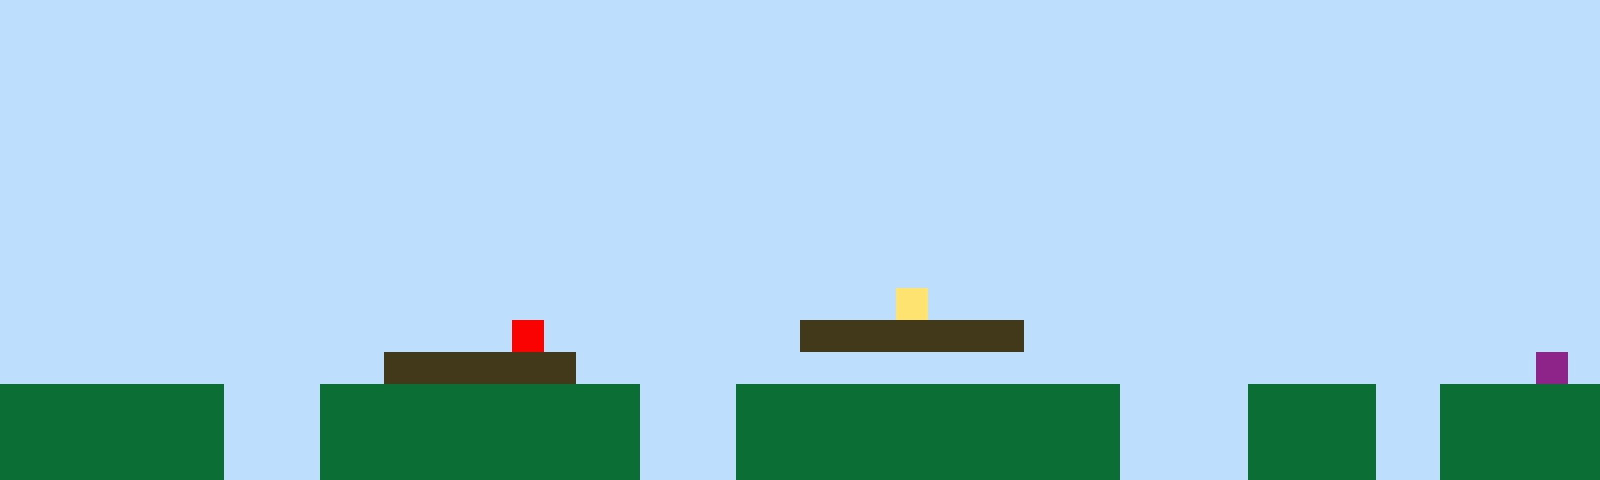

A 2D game scene composited from a Tiled map and its tileset images. What follows is a short description and the map's XML, with every tile layer's data as written:
An orthogonal 50x15 tile map with 32x32 px tiles, 1 tile layer (Tile Layer 1).

<map version="1.10" tiledversion="1.11.2" orientation="orthogonal" renderorder="right-up" width="50" height="15" tilewidth="32" tileheight="32" infinite="0" nextlayerid="2" nextobjectid="1"><editorsettings><export target="map1.csv" format="csv" /></editorsettings><tileset firstgid="1" name="sprites" tilewidth="32" tileheight="32" tilecount="6" columns="3"><image source="sprites.png" width="96" height="64" /></tileset><layer id="1" name="Tile Layer 1" width="50" height="15"><data encoding="csv">1,1,1,1,1,1,1,1,1,1,1,1,1,1,1,1,1,1,1,1,1,1,1,1,1,1,1,1,1,1,1,1,1,1,1,1,1,1,1,1,1,1,1,1,1,1,1,1,1,1,1,1,1,1,1,1,1,1,1,1,1,1,1,1,1,1,1,1,1,1,1,1,1,1,1,1,1,1,1,1,1,1,1,1,1,1,1,1,1,1,1,1,1,1,1,1,1,1,1,1,1,1,1,1,1,1,1,1,1,1,1,1,1,1,1,1,1,1,1,1,1,1,1,1,1,1,1,1,1,1,1,1,1,1,1,1,1,1,1,1,1,1,1,1,1,1,1,1,1,1,1,1,1,1,1,1,1,1,1,1,1,1,1,1,1,1,1,1,1,1,1,1,1,1,1,1,1,1,1,1,1,1,1,1,1,1,1,1,1,1,1,1,1,1,1,1,1,1,1,1,1,1,1,1,1,1,1,1,1,1,1,1,1,1,1,1,1,1,1,1,1,1,1,1,1,1,1,1,1,1,1,1,1,1,1,1,1,1,1,1,1,1,1,1,1,1,1,1,1,1,1,1,1,1,1,1,1,1,1,1,1,1,1,1,1,1,1,1,1,1,1,1,1,1,1,1,1,1,1,1,1,1,1,1,1,1,1,1,1,1,1,1,1,1,1,1,1,1,1,1,1,1,1,1,1,1,1,1,1,1,1,1,1,1,1,1,1,1,1,1,1,1,1,1,1,1,1,1,1,1,1,1,1,1,1,1,1,1,1,1,1,1,1,1,1,1,1,1,1,1,1,1,1,1,1,1,1,1,1,1,1,1,1,1,1,1,1,1,1,1,1,1,1,1,1,1,1,1,1,1,1,1,1,1,1,1,1,1,1,1,1,1,1,1,1,1,1,1,1,1,1,1,1,1,1,1,1,1,1,1,1,1,1,1,1,1,1,1,1,1,1,1,1,1,1,1,1,1,1,1,1,1,1,1,1,1,1,1,1,1,1,1,1,1,1,1,1,1,1,1,1,1,1,1,1,1,1,1,1,1,1,1,1,1,1,1,1,1,1,1,1,1,1,1,1,1,1,1,4,1,1,1,1,1,1,1,1,1,1,1,1,1,1,1,1,1,1,1,1,1,1,1,1,1,1,1,1,1,1,1,1,1,1,1,1,1,5,1,1,1,1,1,1,1,1,3,3,3,3,3,3,3,1,1,1,1,1,1,1,1,1,1,1,1,1,1,1,1,1,1,1,1,1,1,1,1,1,1,1,1,1,1,3,3,3,3,3,3,1,1,1,1,1,1,1,1,1,1,1,1,1,1,1,1,1,1,1,1,1,1,1,1,1,1,1,1,1,1,6,1,2,2,2,2,2,2,2,1,1,1,2,2,2,2,2,2,2,2,2,2,1,1,1,2,2,2,2,2,2,2,2,2,2,2,2,1,1,1,1,2,2,2,2,1,1,2,2,2,2,2,2,2,2,2,2,2,2,1,1,1,2,2,2,2,2,2,2,2,2,2,1,1,1,2,2,2,2,2,2,2,2,2,2,2,2,1,1,1,1,2,2,2,2,1,1,2,2,2,2,2,2,2,2,2,2,2,2,1,1,1,2,2,2,2,2,2,2,2,2,2,1,1,1,2,2,2,2,2,2,2,2,2,2,2,2,1,1,1,1,2,2,2,2,1,1,2,2,2,2,2</data></layer></map>
